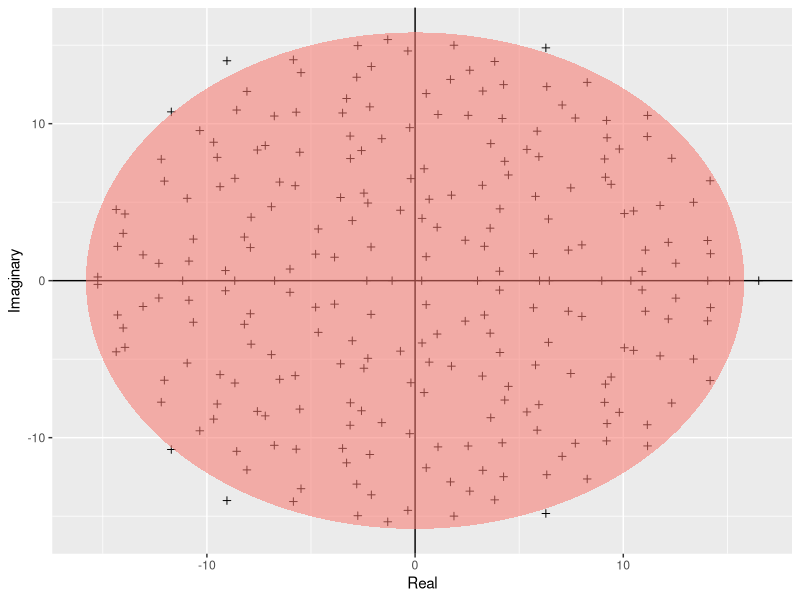

Write the R code that produced this figure.
# Language: R
# Script: Girko.R (self-sufficient)
# Des: Output the GIRKO to the results directory
# Usage: Rscript Girko.R
# Date: Oct, 2021
# Author: Congjia Chen
require(ggplot2)

build_ellipse <- function(hradius, vradius){ # function that returns an ellipse
  npoints = 250
  a <- seq(0, 2 * pi, length = npoints + 1)
  x <- hradius * cos(a)
  y <- vradius * sin(a)  
  return(data.frame(x = x, y = y))
}

N <- 250 # Assign size of the matrix

M <- matrix(rnorm(N * N), N, N) # Build the matrix

eigvals <- eigen(M)$values # Find the eigenvalues

eigDF <- data.frame("Real" = Re(eigvals), "Imaginary" = Im(eigvals)) # Build a dataframe

my_radius <- sqrt(N) # The radius of the circle is sqrt(N)

ellDF <- build_ellipse(my_radius, my_radius) # Dataframe to plot the ellipse

names(ellDF) <- c("Real", "Imaginary") # rename the columns

# plot the eigenvalues
p <- ggplot(eigDF, aes(x = Real, y = Imaginary))
p <- p +
  geom_point(shape = I(3)) +
  theme(legend.position = "none")

# now add the vertical and horizontal line
p <- p + geom_hline(aes(yintercept = 0))
p <- p + geom_vline(aes(xintercept = 0))

# finally, add the ellipse
p <- p + geom_polygon(data = ellDF, aes(x = Real, y = Imaginary, alpha = 1/20, fill = "red"))
pdf("../results/Girko.pdf", # Open blank pdf page using a relative path
    8.3, 8.3)
print (p)
graphics.off() 
